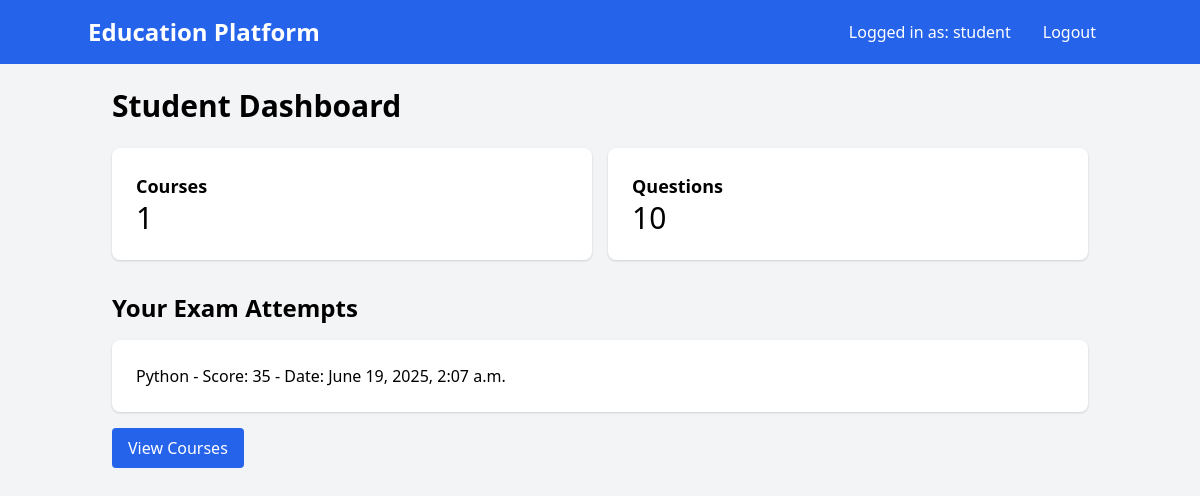
Screenshot of /dashboard/ (signed in) with the database file from the repository.
### core/models.py (models this page shows, shortened)
class ExamAttempt(models.Model):
    student = models.ForeignKey(User, on_delete=models.CASCADE)
    course = models.ForeignKey(Course, on_delete=models.CASCADE)
    score = models.IntegerField()
    date_taken = models.DateTimeField(auto_now_add=True)
    progress_percentage = models.FloatField(default=0.0)  # Додано для відстеження прогресу

class Course(models.Model):
    name = models.CharField(max_length=100)
    description = models.TextField()
    created_by = models.ForeignKey(User, on_delete=models.CASCADE)

### core/views.py (the view, shortened to what this page needs)
# urls.py: path('dashboard/', views.dashboard, name='dashboard'),
@login_required
def dashboard(request):
    if request.user.is_superuser:
        context = {
            'student_count': User.objects.filter(teacher__isnull=True, is_superuser=False).count(),
            'teacher_count': Teacher.objects.count(),
            'course_count': Course.objects.count(),
            'question_count': Question.objects.count(),
        }
        return render(request, 'core/admin_dashboard.html', context)
    else:
        context = {
            'course_count': Course.objects.count(),
            'question_count': Question.objects.count(),
            'attempts': ExamAttempt.objects.filter(student=request.user),
        }
        return render(request, 'core/student_dashboard.html', context)

### core/templates/core/student_dashboard.html (shortened to what this page needs)
{% extends 'base.html' %}
{% block content %}
<h1 class="text-3xl font-bold mb-6">Student Dashboard</h1>
<div class="grid grid-cols-1 md:grid-cols-2 gap-4 mb-8">
    <div class="bg-white p-6 rounded-lg shadow card">
        <h3 class="text-lg font-bold">Courses</h3>
        <p class="text-3xl">{{ course_count }}</p>
    </div>
    <div class="bg-white p-6 rounded-lg shadow card">
        <h3 class="text-lg font-bold">Questions</h3>
        <p class="text-3xl">{{ question_count }}</p>
    </div>
</div>
<h2 class="text-2xl font-bold mb-4">Your Exam Attempts</h2>
<div class="bg-white p-6 rounded-lg shadow">
    {% for attempt in attempts %}
        <p>{{ attempt.course.name }} - Score: {{ attempt.score }} - Date: {{ attempt.date_taken }}</p>
    {% empty %}
        <p>No exam attempts yet.</p>
    {% endfor %}
</div>
<a href="{% url 'course_list' %}" class="bg-blue-600 text-white px-4 py-2 rounded hover:bg-blue-700 mt-4 inline-block">View Courses</a>
{% endblock %}

### templates/base.html (shortened to what this page needs)
<!DOCTYPE html>
<html lang="en">
<head>
    {% load static %}
    <link href="https://cdn.jsdelivr.net/npm/tailwindcss@2.2.19/dist/tailwind.min.css" rel="stylesheet">
    <link rel="stylesheet" href="{% static 'css/output.css' %}">
</head>
<body class="bg-gray-100 font-sans">
    <nav class="bg-blue-600 text-white p-4">
        <div class="container mx-auto flex justify-between items-center">
            <a href="{% url 'dashboard' %}" class="text-2xl font-bold">Education Platform</a>
            <div class="flex items-center space-x-4">
                {% if user.is_authenticated %}
                    <span class="text-white">Logged in as: {{ user.username }}</span>
                    <a href="{% url 'logout' %}" class="px-4 hover:underline">Logout</a>
                {% else %}
                    <a href="{% url 'login' %}" class="px-4 hover:underline">Login</a>
                    <a href="{% url 'signup' %}" class="px-4 hover:underline">Sign Up</a>
                {% endif %}
            </div>
        </div>
    </nav>
    <div class="container mx-auto p-6">
        {% block content %}
        {% endblock %}
    </div>
</body>
</html>

### rows the page displays
ExamAttempt: course.name "Python", score "35", date_taken "June 19, 2025, 2:07 a.m."

### other values shown
{{ user.username }} "student"
{{ course_count }} "1"
{{ question_count }} "10"
